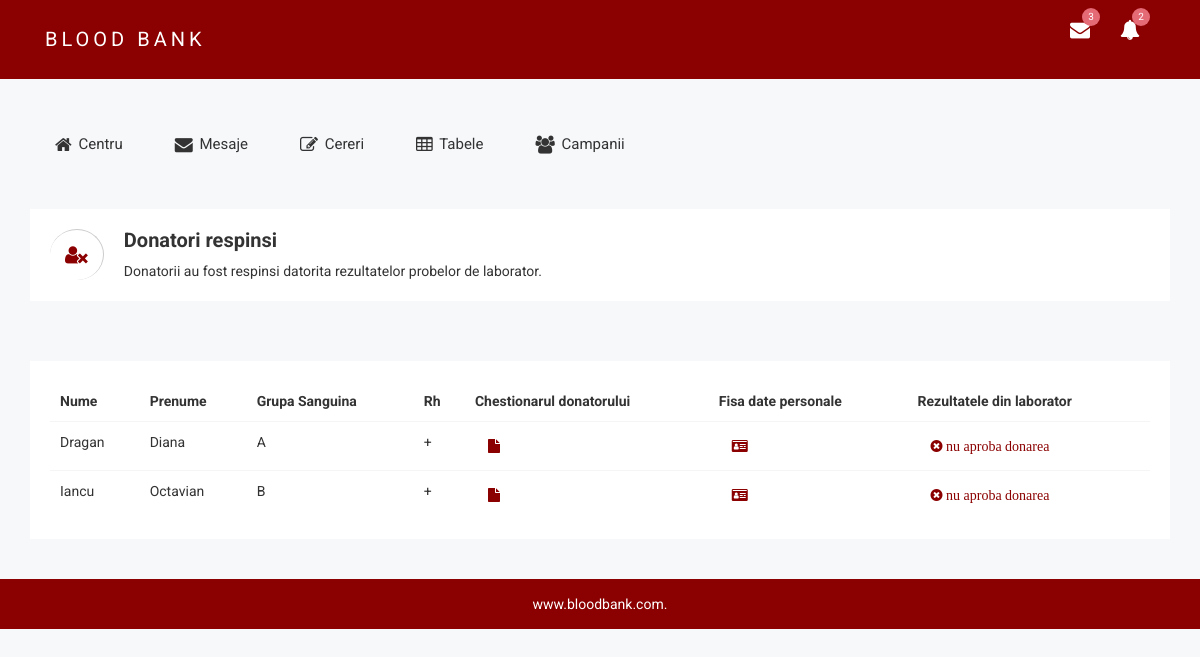
The app's page /bloodbank/a_centru/index.php/donatori/resp_donors with its own data.
### tables this page shows
CREATE TABLE `donatori` (
  `ID` int(255) NOT NULL,
  `prenume` varchar(255) NOT NULL,
  `nume` varchar(255) NOT NULL,
  `email` varchar(255) NOT NULL,
  `data_nastere` date NOT NULL,
  `telefon` int(10) NOT NULL,
  `sex` varchar(1) NOT NULL,
  `rh` varchar(1) NOT NULL,
  `grupa_sanguina` varchar(2) NOT NULL,
  `c1` varchar(5) NOT NULL,
  `c2` varchar(5) NOT NULL,
  `c3` varchar(5) NOT NULL,
  `c4` varchar(5) NOT NULL,
  `c5` varchar(5) NOT NULL,
  `c6` varchar(5) NOT NULL,
  `c7` varchar(5) NOT NULL,
  `c8` varchar(5) NOT NULL,
  `c9` varchar(5) NOT NULL,
  `c10` varchar(5) NOT NULL,
  `c11` varchar(5) NOT NULL,
  `c12` varchar(5) NOT NULL,
  `c13` varchar(5) NOT NULL,
  `c14` varchar(5) NOT NULL,
  `c15` varchar(5) NOT NULL,
  `c16` varchar(5) NOT NULL,
  `c17` varchar(5) NOT NULL,
  `c18` varchar(5) NOT NULL,
  `c19` varchar(5) NOT NULL,
  `c20` varchar(5) NOT NULL,
  `c21` varchar(5) NOT NULL,
  `c22` varchar(5) NOT NULL,
  `c23` varchar(5) NOT NULL,
  `c24` varchar(5) NOT NULL,
  `c25` varchar(5) NOT NULL,
  `c26` varchar(5) NOT NULL,
  `c27` varchar(5) NOT NULL,
  `activ` int(11) NOT NULL,
  `data_cererii` datetime NOT NULL DEFAULT CURRENT_TIMESTAMP
);

### bloodbank/a_centru/application/controllers/Donatori.php (called while the page is built, shortened)
<?php
class Donatori extends CI_Controller {
	public function __construct()
	{
		$this->load->model('donatori_m');
		$this->load->model('stocuri_m');
	}
	public function resp_donors(){
		$data = array(
			'donatori'=> $this->donatori_m->get_donatori_respinsi(),
		);
		$this->load->view('layout/header');
		$this->load->view('layout/navbar');
		$this->load->view('table/rejected-donors-table',$data);
		$this->load->view('layout/footer');
	}
}

### bloodbank/a_centru/index.php (called while the page is built, shortened)
<?php
require_once BASEPATH.'core/CodeIgniter.php';

### bloodbank/a_centru/application/models/donatori_m.php (called while the page is built, shortened)
<?php
class donatori_m extends CI_Model {
	function get_donatori_respinsi(){
		$this->db->select('*');
		$this->db->from('donatori');
		$this->db->where('activ','3');
		$this->db->order_by('nume','asc');
		$query=$this->db->get();
		return $query->result();
	}
	}

### bloodbank/a_centru/application/views/table/rejected-donors-table.php (the view, shortened to what this page needs)
	<div class="breadcomb-area">
		<div class="container">
			<div class="row">
				<div class="col-lg-12 col-md-12 col-sm-12 col-xs-12">
					<div class="breadcomb-list">
						<div class="row">
							<div class="col-lg-6 col-md-6 col-sm-6 col-xs-12">
								<div class="breadcomb-wp">
									<div class="breadcomb-icon">
										<i class="fa fa-user-times"></i>
									</div>
									<div class="breadcomb-ctn">
										<h2>Donatori respinsi</h2>
                                        <p>Donatorii au fost respinsi datorita rezultatelor probelor de laborator.</p>
									</div>
								</div>
							</div>
						</div>
					</div>
				</div>
			</div>
		</div>
	</div>
<div class="container">
<div class="normal-table-list mg-t-30">
                        <div class="bsc-tbl-cds">
                            <table class="table table-condensed">
                                <thead>
                                    <tr>
                                        <th>Nume</th>
                                        <th>Prenume</th>
                                        <th>Grupa Sanguina</th>
                                        <th>Rh</th>
                                        <th>Chestionarul donatorului</th>
                                        <th>Fisa date personale</th>
                                        <th>Rezultatele din laborator </th>
                                    </tr>
                                </thead>
                                <tbody>
                                    <?php foreach($donatori as $donator):?>
                                    <tr>
                                        <td><?php echo $donator->nume?></td>
                                        <td><?php echo $donator->prenume?></td>
                                        <td><?php echo $donator->grupa_sanguina?></td>
                                        <td><?php echo $donator->rh?></td>
                                        <td><a class="fa fa-file btn" style="color:#8B0000" href="<?php echo base_url('donatori/chestionar/'.$donator->ID)?>"></a> </td>
                                        <td><a class="fa fa-id-card btn" style="color:#8B0000" href="<?php echo base_url('donatori/carnetul_donatorului/'.$donator->ID)?>"></a> </td>
                                        <td> <a  class="fa fa-times-circle btn" style="color:#8B0000" href="" data-toggle="modal" data-target="#modalAppointment"> nu aproba donarea</a>
                                    </tr>
                                    <?php endforeach?>
                                </tbody>
                            </table>
                        </div>
                    </div>
                </div>

### bloodbank/a_centru/assets/css/main.css (style rules this page uses)
html { color: #222; font-size: 1em; line-height: 1.4; }

### records on screen
donatori: nume "Dragan", prenume "Diana", grupa_sanguina "A", rh "+"
donatori: nume "Iancu", prenume "Octavian", grupa_sanguina "B", rh "+"
